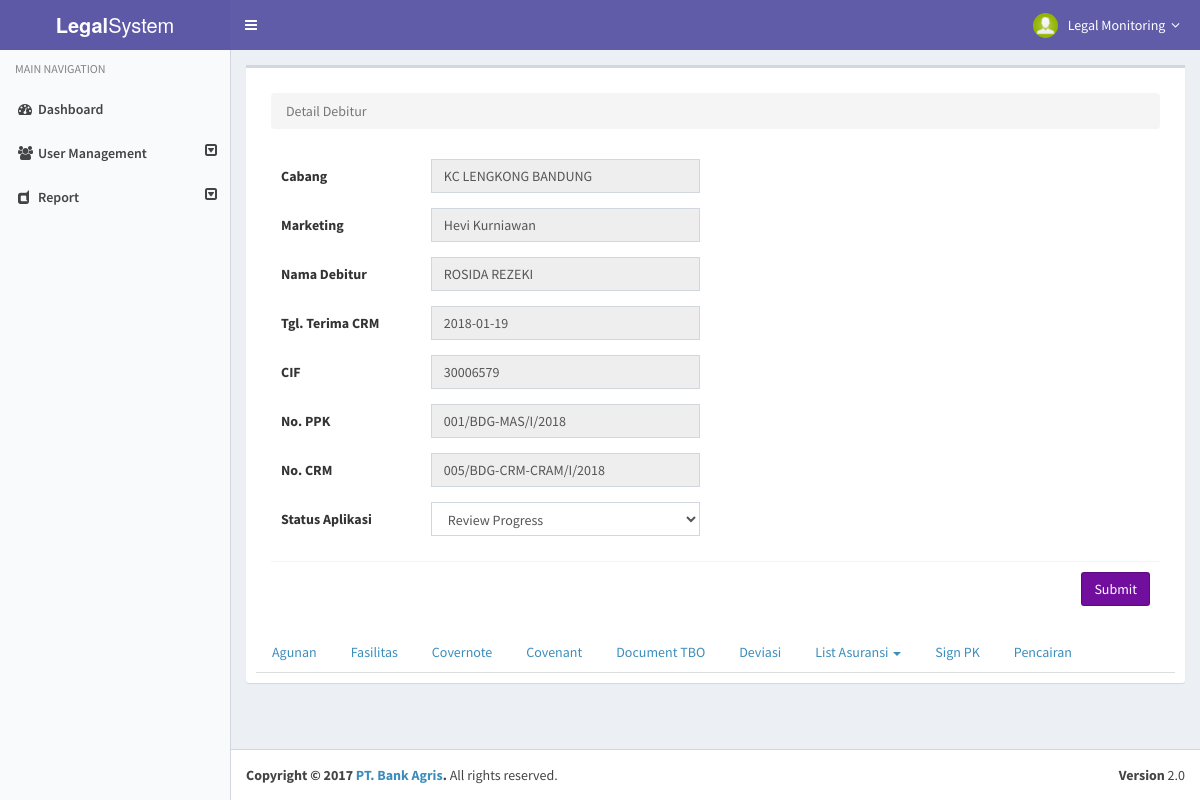
Page /home-pusat.php?page=form-detailNasabah&id_crm=2 (signed in) on the committed database.
### tables this page shows
CREATE TABLE `tb_inputcrm` (
  `id_crm` int(11) NOT NULL,
  `nama_debitur` varchar(250) NOT NULL,
  `cabang` varchar(150) NOT NULL,
  `nik_marketing` varchar(25) NOT NULL,
  `tgl_terimacrm` date NOT NULL,
  `cif` int(100) NOT NULL,
  `ppk` varchar(100) NOT NULL,
  `crm` varchar(100) NOT NULL,
  `nik_user` int(11) NOT NULL,
  `status` int(11) NOT NULL,
  `keterangan` text NOT NULL,
  `create_at` timestamp NOT NULL DEFAULT '0000-00-00 00:00:00',
  `update_at` timestamp NOT NULL DEFAULT '0000-00-00 00:00:00'
);

CREATE TABLE `master_marketing` (
  `id_marketing` int(11) NOT NULL,
  `nik_marketing` varchar(11) NOT NULL,
  `nama_marketing` varchar(150) NOT NULL,
  `code_ho` varchar(5) NOT NULL,
  `id_cabang` int(11) NOT NULL,
  `aktif` varchar(11) NOT NULL,
  `nik_user` int(11) NOT NULL,
  `create_at` timestamp NOT NULL DEFAULT '0000-00-00 00:00:00',
  `update_at` timestamp NOT NULL DEFAULT '0000-00-00 00:00:00'
);

### pages/pusat/nasabah/form-detailnasabah.php (the view, shortened to what this page needs)
<?php
include "assets/koneksi.php";
if (isset($_GET['id_crm']) && isset($_SESSION['nik'])) {
    $idCrm = $_GET['id_crm'];
    $sql = mysqli_query($Open, "select a.cabang,c.nama_marketing,a.nama_debitur, a.cif, a.ppk, a.crm, a.tgl_terimacrm, a.status, a.keterangan
                                           from tb_inputcrm a
                                           left join master_marketing c on c.nik_marketing = a.nik_marketing
                                           where a.id_crm = '$idCrm' ");
    $result = mysqli_fetch_array($sql);
    $sqlProgress = mysqli_query($Open, "select * from master_statusaplikasi where id_progress = $result[7]");
    ?>
    <div class="box box-body">
        <section class="content">
            <ul class="breadcrumb">
                <li class="active">Detail Debitur</li>
            </ul>
            <div class="row">
                <div class="col-md-12">
                    <form role="form" action="#" class="form-horizontal" id="form-DetailNasabah" enctype="multipart/form-data">
                        <div class="box-body">
                            <div class="form-group">
                                <label class="col-sm-2 control-label" style="text-align: left">Cabang</label>
                                <div class="col-sm-4">
                                    <input class="form-control" value="<?= $result[0] ?>" name="cabang" readonly="readonly">
                                </div>
                            </div>
                            <div class="form-group">
                                <label class="col-sm-2 control-label" style="text-align: left">Marketing</label>
                                <div class="col-sm-4">
                                    <input class="form-control" value="<?= $result[1] ?>" name="nama_marketing" readonly="readonly">
                                </div>
                            </div>
                            <div class="form-group">
                                <label class="col-sm-2 control-label" style="text-align: left">Nama Debitur</label>
                                <div class="col-sm-4">
                                    <input class="form-control" value="<?= $result[2] ?>" name="nama_debitur" readonly="readonly">
                                </div>
                            </div>
                            <div class="form-group">
                                <label class="col-sm-2 control-label" style="text-align: left">Tgl. Terima CRM</label>
                                <div class="col-sm-4">
                                    <input class="form-control" value="<?= $result[6] ?>" name="tgl_terimaCrm" readonly="readonly">
                                </div>
                            </div>
                            <div class="form-group">
                                <label class="col-sm-2 control-label" style="text-align: left">CIF</label>
                                <div class="col-sm-4">
                                    <input class="form-control" value="<?= $result[3] ?>" name="nomor_cif" id="nomor_cif" readonly="readonly">
                                </div>
                            </div>
                            <div class="form-group">
                                <label class="col-sm-2 control-label" style="text-align: left">No. PPK</label>
                                <div class="col-sm-4">
                                    <input class="form-control" value="<?= $result[4] ?>" name="nomor_ppk" readonly="readonly">
                                </div>
                            </div>
                            <div class="form-group">
                                <label class="col-sm-2 control-label" style="text-align: left">No. CRM</label>
                                <div class="col-sm-4">
                                    <input class="form-control" value="<?= $result[5] ?>" name="nomor_crm" readonly="readonly">
                                </div>
                            </div>
                            <div class="form-group">
                                <label class="col-sm-2 control-label" style="text-align: left">Status Aplikasi</label>
                                <div class="col-sm-4">
                                    <select class="form-control" id="status-progress" name="status-progress" onchange="showKeterangan();">
                                        <?php
                                            while($rowStatusProgress = mysqli_fetch_array($sqlProgress)){
                                                echo '<option value="' . $rowStatusProgress[0] . '">' . $rowStatusProgress[1] . '</option>';
                                            }
                                        ?>
                                    </select>
                                </div>
                            </div>
                        </div>
                        <div class="box-footer">
                            <button type="button" class="btn btn-yahoo pull-right submitDetailNasabah" onclick="sentStatusDebitur();">
                                Submit
                            </button>
                        </div>
                    </form>
                </div>
            </div>
        </section>
        <div class="content-headers">
            <ul class="nav nav-tabs navTabs">
                <li><a data-toggle="tab" href="#agunan">Agunan</a></li>
                <li><a data-toggle="tab" href="#fasilitas">Fasilitas</a></li>
                <li><a data-toggle="tab" href="#covernote">Covernote</a></li>
                <li><a data-toggle="tab" href="#covenant">Covenant</a></li>
                <li><a data-toggle="tab" href="#docTbo">Document TBO</a></li>
                <li><a data-toggle="tab" href="#deviasi">Deviasi</a></li>
                <li class="dropdown">
                    <a class="dropdown-toggle" data-toggle="dropdown" href="#">List Asuransi
                        <span class="caret"></span></a>
                </li>
                <li><a data-toggle="tab" href="#signpk">Sign PK</a></li>
                <li><a data-toggle="tab" href="#pencairan">Pencairan</a></li>
            </ul>
        </div>
    </div>
    <?php
} else {
    echo "<p>Data Error</p>";
}

### rows in the picture
tb_inputcrm: cabang "KC LENGKONG BANDUNG", nama_marketing "Hevi Kurniawan", nama_debitur "ROSIDA REZEKI", tgl_terimaCrm "2018-01-19", nomor_cif "30006579", nomor_ppk "001/BDG-MAS/I/2018", nomor_crm "005/BDG-CRM-CRAM/I/2018"

### other values in the picture
form field status-progress "Review Progress"
